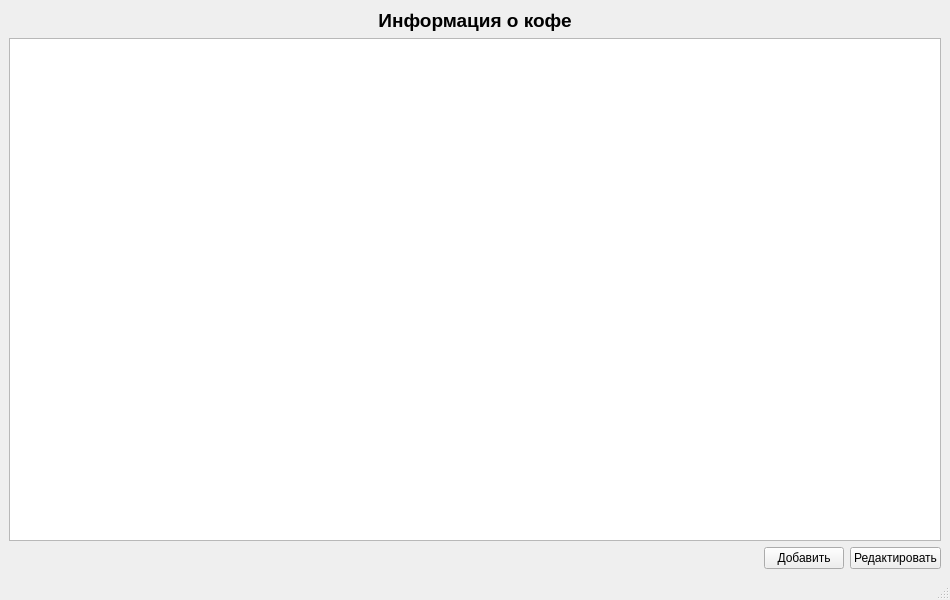
<?xml version="1.0" encoding="UTF-8"?>
<ui version="4.0">
 <class>MainWindow</class>
 <widget class="QMainWindow" name="MainWindow">
  <property name="geometry">
   <rect>
    <x>0</x>
    <y>0</y>
    <width>950</width>
    <height>600</height>
   </rect>
  </property>
  <property name="windowTitle">
   <string>Каталог кофе</string>
  </property>
  <widget class="QWidget" name="centralwidget">
   <layout class="QVBoxLayout" name="verticalLayout">
    <item>
     <widget class="QLabel" name="label">
      <property name="font">
       <font>
        <pointsize>14</pointsize>
        <weight>75</weight>
        <bold>true</bold>
       </font>
      </property>
      <property name="text">
       <string>Информация о кофе</string>
      </property>
      <property name="alignment">
       <set>Qt::AlignCenter</set>
      </property>
     </widget>
    </item>
    <item>
     <widget class="QTableWidget" name="tableWidget">
      <property name="editTriggers">
       <set>QAbstractItemView::NoEditTriggers</set>
      </property>
      <property name="alternatingRowColors">
       <bool>true</bool>
      </property>
      <property name="selectionBehavior">
       <enum>QAbstractItemView::SelectRows</enum>
      </property>
      <property name="selectionMode">
       <enum>QAbstractItemView::SingleSelection</enum>
      </property>
     </widget>
    </item>
    <item>
     <layout class="QHBoxLayout" name="horizontalLayout">
      <item>
       <spacer name="horizontalSpacer">
        <property name="orientation">
         <enum>Qt::Horizontal</enum>
        </property>
        <property name="sizeHint" stdset="0">
         <size>
          <width>40</width>
          <height>20</height>
         </size>
        </property>
       </spacer>
      </item>
      <item>
       <widget class="QPushButton" name="addButton">
        <property name="text">
         <string>Добавить</string>
        </property>
       </widget>
      </item>
      <item>
       <widget class="QPushButton" name="editButton">
        <property name="text">
         <string>Редактировать</string>
        </property>
       </widget>
      </item>
     </layout>
    </item>
   </layout>
  </widget>
  <widget class="QMenuBar" name="menubar">
   <property name="geometry">
    <rect>
     <x>0</x>
     <y>0</y>
     <width>950</width>
     <height>21</height>
    </rect>
   </property>
  </widget>
  <widget class="QStatusBar" name="statusbar"/>
 </widget>
 <resources/>
 <connections/>
</ui>
